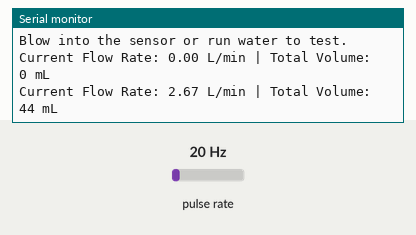
Recording of a sketch running on a simulated ESP32. On the bench: the last lines printed to the serial monitor. Wiring (inferred from the names in the program): pulse sensor: data GPIO 4. Inputs (shaded band) come from the test bench; at power-on: pulse rate 20 Hz.

Above: at 2.2 s.
2.3 s: pulse rate (sensor on GPIO 4) set to 4 Hz
At 3.6 s:
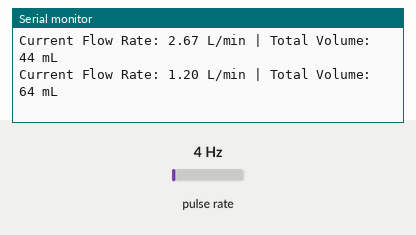
3.8 s: pulse rate (sensor on GPIO 4) set to 50 Hz
At 4.4 s:
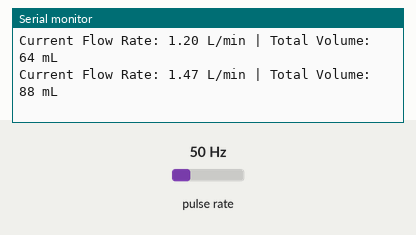
Timing chart, 0 to 6.8 s (numbered marks = the images above; inputs shaded):
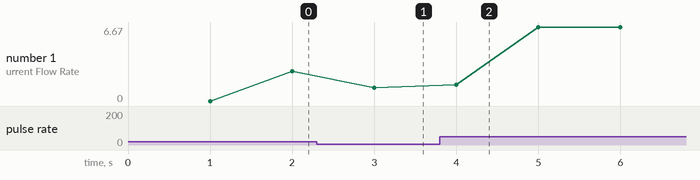

The sketch:

Flow_senso_demo.ino
```cpp
// Pin connected to the Flow Sensor's Yellow signal wire
const int SENSOR_PIN = 4;

// Calibration factor for YF-S201: pulses per second per (L/min)
// F = 7.5 * Q (where Q is flow rate in L/min)
const float CALIBRATION_FACTOR = 7.5;

volatile unsigned long pulseCount = 0;
float flowRate = 0.0;
unsigned int flowMilliLitres = 0;
unsigned long totalMilliLitres = 0;
unsigned long previousMillis = 0;

// Interrupt Service Routine (ISR) to count pulses
void IRAM_ATTR pulseCounter() {
  pulseCount++;
}

void setup() {
  Serial.begin(115200);
  delay(1000);

  // Configure sensor pin with internal pullup
  pinMode(SENSOR_PIN, INPUT_PULLUP);

  // Attach interrupt: runs pulseCounter() every time pin goes LOW to HIGH
  attachInterrupt(digitalPinToInterrupt(SENSOR_PIN), pulseCounter, RISING);

  Serial.println("--- YF-S201 Flow Sensor Initialized ---");
  Serial.println("Blow into the sensor or run water to test.");
}

void loop() {
  unsigned long currentMillis = millis();

  // Calculate flow every 1000 ms (1 second)
  if (currentMillis - previousMillis >= 1000) {
    // Temporarily detach interrupt while reading shared variable
    detachInterrupt(digitalPinToInterrupt(SENSOR_PIN));

    // Calculate flow rate in Liters/minute:
    // Frequency (Hz) / 7.5 = Flow rate (L/min)
    flowRate = ((1000.0 / (currentMillis - previousMillis)) * pulseCount) / CALIBRATION_FACTOR;

    // Convert L/min to volume passed in this 1-second interval
    flowMilliLitres = (flowRate / 60.0) * 1000.0;
    totalMilliLitres += flowMilliLitres;

    // Reset pulse counter and timer
    pulseCount = 0;
    previousMillis = currentMillis;

    // Reattach interrupt to keep counting
    attachInterrupt(digitalPinToInterrupt(SENSOR_PIN), pulseCounter, RISING);

    // Print values to Serial Monitor
    Serial.print("Current Flow Rate: ");
    Serial.print(flowRate, 2);
    Serial.print(" L/min | Total Volume: ");
    Serial.print(totalMilliLitres);
    Serial.println(" mL");
  }
}
```

Measured:
- after the input at 2.3 s, the serial monitor: prints a new line after 0.70 s (image 1)
- after the input at 3.8 s, the serial monitor: prints a new line after 0.20 s (image 2)
- plotted number 1: 2.67 → 1.2 after the input at 2.3 s, 1.2 → 6.67 after the input at 3.8 s
